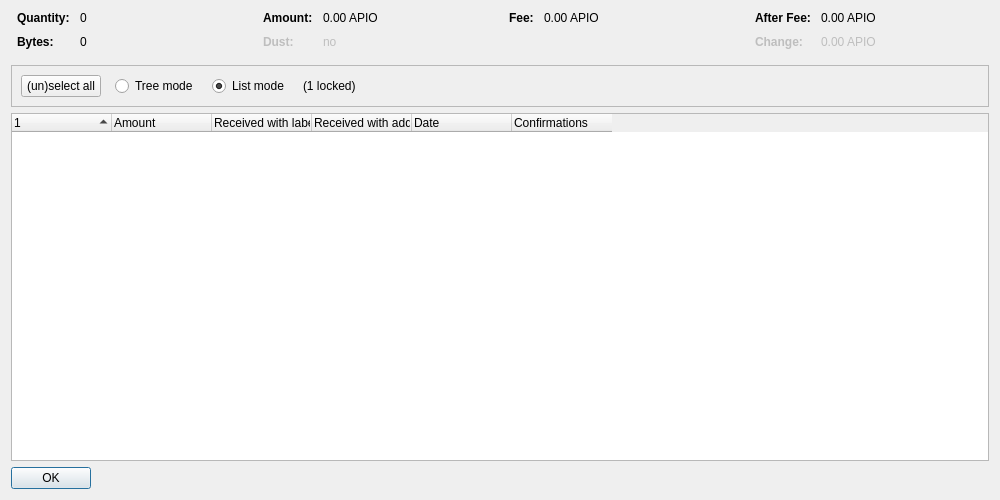
<?xml version="1.0" encoding="UTF-8"?>
<ui version="4.0">
 <class>CoinControlDialog</class>
 <widget class="QDialog" name="CoinControlDialog">
  <property name="geometry">
   <rect>
    <x>0</x>
    <y>0</y>
    <width>1000</width>
    <height>500</height>
   </rect>
  </property>
  <property name="windowTitle">
   <string>Coin Selection</string>
  </property>
  <layout class="QVBoxLayout" name="verticalLayout">
   <item>
    <layout class="QHBoxLayout" name="horizontalLayoutTop" stretch="0,0,0,0">
     <property name="topMargin">
      <number>0</number>
     </property>
     <property name="bottomMargin">
      <number>10</number>
     </property>
     <item>
      <layout class="QFormLayout" name="formLayoutCoinControl1">
       <property name="horizontalSpacing">
        <number>10</number>
       </property>
       <property name="verticalSpacing">
        <number>10</number>
       </property>
       <property name="leftMargin">
        <number>6</number>
       </property>
       <property name="rightMargin">
        <number>6</number>
       </property>
       <item row="0" column="0">
        <widget class="QLabel" name="labelCoinControlQuantityText">
         <property name="font">
          <font>
           <weight>75</weight>
           <bold>true</bold>
          </font>
         </property>
         <property name="text">
          <string>Quantity:</string>
         </property>
        </widget>
       </item>
       <item row="0" column="1">
        <widget class="QLabel" name="labelCoinControlQuantity">
         <property name="cursor">
          <cursorShape>IBeamCursor</cursorShape>
         </property>
         <property name="contextMenuPolicy">
          <enum>Qt::ActionsContextMenu</enum>
         </property>
         <property name="text">
          <string notr="true">0</string>
         </property>
         <property name="textInteractionFlags">
          <set>Qt::LinksAccessibleByMouse|Qt::TextSelectableByKeyboard|Qt::TextSelectableByMouse</set>
         </property>
        </widget>
       </item>
       <item row="1" column="0">
        <widget class="QLabel" name="labelCoinControlBytesText">
         <property name="font">
          <font>
           <weight>75</weight>
           <bold>true</bold>
          </font>
         </property>
         <property name="text">
          <string>Bytes:</string>
         </property>
        </widget>
       </item>
       <item row="1" column="1">
        <widget class="QLabel" name="labelCoinControlBytes">
         <property name="cursor">
          <cursorShape>IBeamCursor</cursorShape>
         </property>
         <property name="contextMenuPolicy">
          <enum>Qt::ActionsContextMenu</enum>
         </property>
         <property name="text">
          <string notr="true">0</string>
         </property>
         <property name="textInteractionFlags">
          <set>Qt::LinksAccessibleByMouse|Qt::TextSelectableByKeyboard|Qt::TextSelectableByMouse</set>
         </property>
        </widget>
       </item>
      </layout>
     </item>
     <item>
      <layout class="QFormLayout" name="formLayoutCoinControl2">
       <property name="horizontalSpacing">
        <number>10</number>
       </property>
       <property name="verticalSpacing">
        <number>10</number>
       </property>
       <property name="leftMargin">
        <number>6</number>
       </property>
       <property name="rightMargin">
        <number>6</number>
       </property>
       <item row="0" column="0">
        <widget class="QLabel" name="labelCoinControlAmountText">
         <property name="font">
          <font>
           <weight>75</weight>
           <bold>true</bold>
          </font>
         </property>
         <property name="text">
          <string>Amount:</string>
         </property>
        </widget>
       </item>
       <item row="0" column="1">
        <widget class="QLabel" name="labelCoinControlAmount">
         <property name="cursor">
          <cursorShape>IBeamCursor</cursorShape>
         </property>
         <property name="contextMenuPolicy">
          <enum>Qt::ActionsContextMenu</enum>
         </property>
         <property name="text">
          <string notr="true">0.00 APIO</string>
         </property>
         <property name="textInteractionFlags">
          <set>Qt::LinksAccessibleByMouse|Qt::TextSelectableByKeyboard|Qt::TextSelectableByMouse</set>
         </property>
        </widget>
       </item>
       <item row="1" column="0">
        <widget class="QLabel" name="labelCoinControlLowOutputText">
         <property name="enabled">
          <bool>false</bool>
         </property>
         <property name="font">
          <font>
           <weight>75</weight>
           <bold>true</bold>
          </font>
         </property>
         <property name="text">
          <string>Dust:</string>
         </property>
        </widget>
       </item>
       <item row="1" column="1">
        <widget class="QLabel" name="labelCoinControlLowOutput">
         <property name="enabled">
          <bool>false</bool>
         </property>
         <property name="cursor">
          <cursorShape>IBeamCursor</cursorShape>
         </property>
         <property name="contextMenuPolicy">
          <enum>Qt::ActionsContextMenu</enum>
         </property>
         <property name="text">
          <string notr="true">no</string>
         </property>
         <property name="textInteractionFlags">
          <set>Qt::LinksAccessibleByMouse|Qt::TextSelectableByKeyboard|Qt::TextSelectableByMouse</set>
         </property>
        </widget>
       </item>
      </layout>
     </item>
     <item>
      <layout class="QFormLayout" name="formLayoutCoinControl3">
       <property name="horizontalSpacing">
        <number>10</number>
       </property>
       <property name="verticalSpacing">
        <number>10</number>
       </property>
       <property name="leftMargin">
        <number>6</number>
       </property>
       <property name="rightMargin">
        <number>6</number>
       </property>
       <item row="0" column="0">
        <widget class="QLabel" name="labelCoinControlFeeText">
         <property name="font">
          <font>
           <weight>75</weight>
           <bold>true</bold>
          </font>
         </property>
         <property name="text">
          <string>Fee:</string>
         </property>
        </widget>
       </item>
       <item row="0" column="1">
        <widget class="QLabel" name="labelCoinControlFee">
         <property name="cursor">
          <cursorShape>IBeamCursor</cursorShape>
         </property>
         <property name="contextMenuPolicy">
          <enum>Qt::ActionsContextMenu</enum>
         </property>
         <property name="text">
          <string notr="true">0.00 APIO</string>
         </property>
         <property name="textInteractionFlags">
          <set>Qt::LinksAccessibleByMouse|Qt::TextSelectableByKeyboard|Qt::TextSelectableByMouse</set>
         </property>
        </widget>
       </item>
      </layout>
     </item>
     <item>
      <layout class="QFormLayout" name="formLayoutCoinControl4">
       <property name="horizontalSpacing">
        <number>10</number>
       </property>
       <property name="verticalSpacing">
        <number>10</number>
       </property>
       <property name="leftMargin">
        <number>6</number>
       </property>
       <property name="rightMargin">
        <number>6</number>
       </property>
       <item row="0" column="0">
        <widget class="QLabel" name="labelCoinControlAfterFeeText">
         <property name="font">
          <font>
           <weight>75</weight>
           <bold>true</bold>
          </font>
         </property>
         <property name="text">
          <string>After Fee:</string>
         </property>
        </widget>
       </item>
       <item row="0" column="1">
        <widget class="QLabel" name="labelCoinControlAfterFee">
         <property name="cursor">
          <cursorShape>IBeamCursor</cursorShape>
         </property>
         <property name="contextMenuPolicy">
          <enum>Qt::ActionsContextMenu</enum>
         </property>
         <property name="text">
          <string notr="true">0.00 APIO</string>
         </property>
         <property name="textInteractionFlags">
          <set>Qt::LinksAccessibleByMouse|Qt::TextSelectableByKeyboard|Qt::TextSelectableByMouse</set>
         </property>
        </widget>
       </item>
       <item row="1" column="0">
        <widget class="QLabel" name="labelCoinControlChangeText">
         <property name="enabled">
          <bool>false</bool>
         </property>
         <property name="font">
          <font>
           <weight>75</weight>
           <bold>true</bold>
          </font>
         </property>
         <property name="text">
          <string>Change:</string>
         </property>
        </widget>
       </item>
       <item row="1" column="1">
        <widget class="QLabel" name="labelCoinControlChange">
         <property name="enabled">
          <bool>false</bool>
         </property>
         <property name="cursor">
          <cursorShape>IBeamCursor</cursorShape>
         </property>
         <property name="contextMenuPolicy">
          <enum>Qt::ActionsContextMenu</enum>
         </property>
         <property name="text">
          <string notr="true">0.00 APIO</string>
         </property>
         <property name="textInteractionFlags">
          <set>Qt::LinksAccessibleByMouse|Qt::TextSelectableByKeyboard|Qt::TextSelectableByMouse</set>
         </property>
        </widget>
       </item>
      </layout>
     </item>
    </layout>
   </item>
   <item>
    <widget class="QFrame" name="frame">
     <property name="minimumSize">
      <size>
       <width>0</width>
       <height>40</height>
      </size>
     </property>
     <property name="frameShape">
      <enum>QFrame::StyledPanel</enum>
     </property>
     <property name="frameShadow">
      <enum>QFrame::Sunken</enum>
     </property>
     <layout class="QHBoxLayout" name="horizontalLayout">
      <item>
       <layout class="QHBoxLayout" name="horizontalLayoutPanel" stretch="0,0,0,0,0">
        <property name="spacing">
         <number>14</number>
        </property>
        <item>
         <widget class="QPushButton" name="pushButtonSelectAll">
          <property name="sizePolicy">
           <sizepolicy hsizetype="Maximum" vsizetype="Fixed">
            <horstretch>0</horstretch>
            <verstretch>0</verstretch>
           </sizepolicy>
          </property>
          <property name="text">
           <string>(un)select all</string>
          </property>
          <property name="autoDefault">
           <bool>false</bool>
          </property>
         </widget>
        </item>
        <item>
         <widget class="QRadioButton" name="radioTreeMode">
          <property name="sizePolicy">
           <sizepolicy hsizetype="Maximum" vsizetype="Fixed">
            <horstretch>0</horstretch>
            <verstretch>0</verstretch>
           </sizepolicy>
          </property>
          <property name="text">
           <string>Tree mode</string>
          </property>
         </widget>
        </item>
        <item>
         <widget class="QRadioButton" name="radioListMode">
          <property name="sizePolicy">
           <sizepolicy hsizetype="Maximum" vsizetype="Fixed">
            <horstretch>0</horstretch>
            <verstretch>0</verstretch>
           </sizepolicy>
          </property>
          <property name="text">
           <string>List mode</string>
          </property>
          <property name="checked">
           <bool>true</bool>
          </property>
         </widget>
        </item>
        <item>
         <widget class="QLabel" name="labelLocked">
          <property name="text">
           <string notr="true">(1 locked)</string>
          </property>
         </widget>
        </item>
        <item>
         <spacer name="horizontalSpacer">
          <property name="orientation">
           <enum>Qt::Horizontal</enum>
          </property>
          <property name="sizeHint" stdset="0">
           <size>
            <width>40</width>
            <height>20</height>
           </size>
          </property>
         </spacer>
        </item>
       </layout>
      </item>
     </layout>
    </widget>
   </item>
   <item>
    <widget class="CoinControlTreeWidget" name="treeWidget">
     <property name="contextMenuPolicy">
      <enum>Qt::CustomContextMenu</enum>
     </property>
     <property name="sortingEnabled">
      <bool>false</bool>
     </property>
     <property name="columnCount">
      <number>6</number>
     </property>
     <attribute name="headerShowSortIndicator" stdset="0">
      <bool>true</bool>
     </attribute>
     <attribute name="headerStretchLastSection">
      <bool>false</bool>
     </attribute>
     <column>
      <property name="text">
       <string/>
      </property>
     </column>
     <column>
      <property name="text">
       <string>Amount</string>
      </property>
     </column>
     <column>
      <property name="text">
       <string>Received with label</string>
      </property>
     </column>
     <column>
      <property name="text">
       <string>Received with address</string>
      </property>
     </column>
     <column>
      <property name="text">
       <string>Date</string>
      </property>
     </column>
     <column>
      <property name="text">
       <string>Confirmations</string>
      </property>
      <property name="toolTip">
       <string>Confirmed</string>
      </property>
     </column>
     <column>
      <property name="text">
       <string/>
      </property>
     </column>
     <column>
      <property name="text">
       <string/>
      </property>
     </column>
     <column>
      <property name="text">
       <string/>
      </property>
     </column>
     <column>
      <property name="text">
       <string/>
      </property>
     </column>
    </widget>
   </item>
   <item>
    <widget class="QDialogButtonBox" name="buttonBox">
     <property name="sizePolicy">
      <sizepolicy hsizetype="Maximum" vsizetype="Fixed">
       <horstretch>0</horstretch>
       <verstretch>0</verstretch>
      </sizepolicy>
     </property>
     <property name="orientation">
      <enum>Qt::Horizontal</enum>
     </property>
     <property name="standardButtons">
      <set>QDialogButtonBox::Ok</set>
     </property>
    </widget>
   </item>
  </layout>
 </widget>
 <customwidgets>
  <customwidget>
   <class>CoinControlTreeWidget</class>
   <extends>QTreeWidget</extends>
   <header>qt/coincontroltreewidget.h</header>
  </customwidget>
 </customwidgets>
 <resources/>
 <connections/>
</ui>
